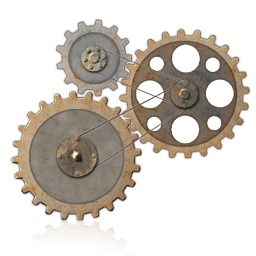
#> input picture Image.jpg, 256 x 256 px
$ python filters.py   (Python 2 division)
#> lines starting #> are read from the running program, lines starting #| are printed output that depends on the picture
import random
import cv2
import numpy as np

#loading original image
image = cv2.imread('Image.jpg')
#> image is the input picture: shape (256, 256, 3); mean B, G, R 196.9, 204.2, 209.9
cv2.imshow("Original", image)

#converting to YUV
image = cv2.cvtColor(image, cv2.COLOR_RGB2YCR_CB)
#> image: shape (256, 256, 3); mean of channels 0, 1, 2 202.6, 123.9, 132.1
src = image.copy()
# [7 lines of commented-out code are left out]
for i in range(256):
    for j in range(256):
        noise = random.gauss(0, 5)
    	if (src[i, j, 0] + noise <= 255):
    	    src[i, j, 0] += noise
    	else:
    	    src[i, j, 0] -= noise
#> src: shape (256, 256, 3); mean of channels 0, 1, 2 199.9, 123.9, 132.1
srcRGB = cv2.cvtColor(src, cv2.COLOR_YCR_CB2RGB)
cv2.imshow("with noise", srcRGB)

#Using Gaussian filter
dst1 = cv2.GaussianBlur(src, (3, 3), 3)
#> dst1: shape (256, 256, 3); mean of channels 0, 1, 2 199.9, 123.9, 132.1
dst1 = cv2.cvtColor(dst1, cv2.COLOR_YCR_CB2RGB)
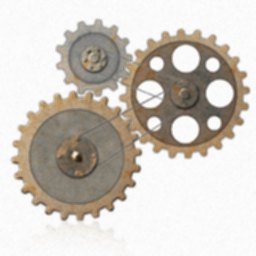
#> dst1: shape (256, 256, 3); mean B, G, R 194.2, 201.4, 207.2
cv2.imshow("Gaussian", dst1)

#Showing Gaussian difference
dst1Diff = dst1.copy()
for i in range(256):
    for j in range(256):
        for k in range(3):
            if(dst1Diff[i, j, k] < image[i, j, k]):
                dst1Diff[i, j, k] = image[i, j, k] - dst1Diff[i, j, k]
            else:
                dst1Diff[i, j, k] = dst1Diff[i, j, k] - image[i, j, k]
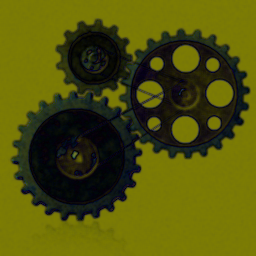
#> dst1Diff: shape (256, 256, 3); mean B, G, R 10.2, 82.7, 81.6
dst1Diff = cv2.cvtColor(dst1Diff, cv2.COLOR_YCR_CB2RGB)
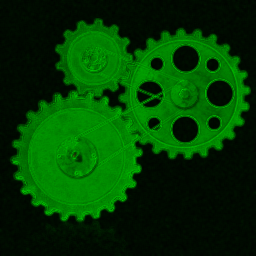
#> dst1Diff: shape (256, 256, 3); mean R, G, B 0, 58.4, 0
cv2.imshow("Gaussian difference", dst1Diff)

#Using Bilateral filter
dst2 = cv2.bilateralFilter(src, 5, 100, 100)
#> dst2: shape (256, 256, 3); mean of channels 0, 1, 2 200, 123.9, 132.1
dst2 = cv2.cvtColor(dst2, cv2.COLOR_YCR_CB2RGB)
cv2.imshow("Bilateral", dst2)

#Showing Bilateral difference
dst2Diff = dst2.copy()
for i in range(256):
    for j in range(256):
        for k in range(3):
            if(dst2Diff[i, j, k] < image[i, j, k]):
                dst2Diff[i, j, k] = image[i, j, k] - dst2Diff[i, j, k]
            else:
                dst2Diff[i, j, k] = dst2Diff[i, j, k] - image[i, j, k]
dst2Diff = cv2.cvtColor(dst2Diff, cv2.COLOR_YCR_CB2RGB)
cv2.imshow("Bilateral difference", dst2Diff)

#Using NLM filter
dst3 = cv2.fastNlMeansDenoisingColored(src)
#> dst3: shape (256, 256, 3); mean of channels 0, 1, 2 200.1, 123.8, 132.6
dst3 = cv2.cvtColor(dst3, cv2.COLOR_YCR_CB2RGB)
cv2.imshow("NLM", dst3)

#Showing NLM difference
dst3Diff = dst3.copy()
for i in range(256):
    for j in range(256):
        for k in range(3):
            if(dst3Diff[i, j, k] < image[i, j, k]):
                dst3Diff[i, j, k] = image[i, j, k] - dst3Diff[i, j, k]
            else:
                dst3Diff[i, j, k] = dst3Diff[i, j, k] - image[i, j, k]
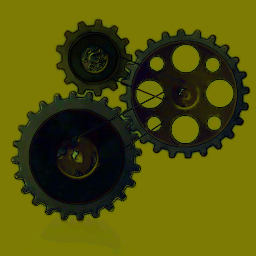
#> dst3Diff: shape (256, 256, 3); mean B, G, R 8.8, 84.1, 83.7
dst3Diff = cv2.cvtColor(dst3Diff, cv2.COLOR_YCR_CB2RGB)
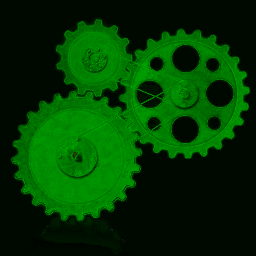
#> dst3Diff: shape (256, 256, 3); mean R, G, B 0.1, 55.6, 0
cv2.imshow("NLM difference", dst3Diff)

#waiting ESC key
while True:
    key = cv2.waitKey(1)
#> (key Esc is pressed here)
    if key == 27: break

$ run again, with box-rotated.jpg copied over Image.jpg
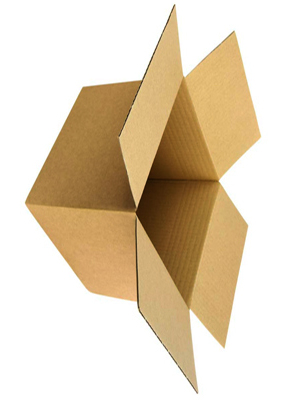
#> input picture box-rotated.jpg, 300 x 400 px
#> image is the input picture: shape (400, 300, 3); mean B, G, R 188.1, 211.3, 226.8
#> image: shape (400, 300, 3); mean of channels 0, 1, 2 206.1, 115.1, 139.7
#> after the loop `for i in range(256):`:
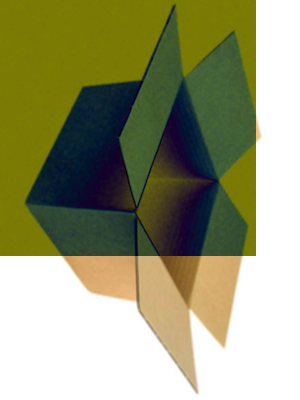
#> dst1Diff: shape (400, 300, 3); mean B, G, R 117.7, 154.2, 152.6
#> `dst1Diff = cv2.cvtColor(dst1Diff, cv2.COLOR_YCR_CB2RGB)`:
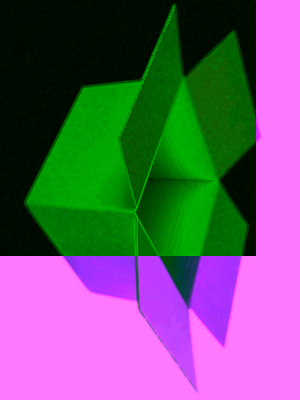
#> dst1Diff: shape (400, 300, 3); mean R, G, B 108, 90.6, 113.7

$ run again, with box.jpg copied over Image.jpg
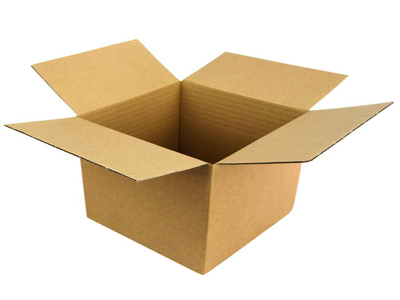
#> input picture box.jpg, 400 x 300 px
#> image is the input picture: shape (300, 400, 3); mean B, G, R 188.2, 211.3, 226.8
#> image: shape (300, 400, 3); mean of channels 0, 1, 2 206.1, 115.1, 139.7
#> after the loop `for i in range(256):`:
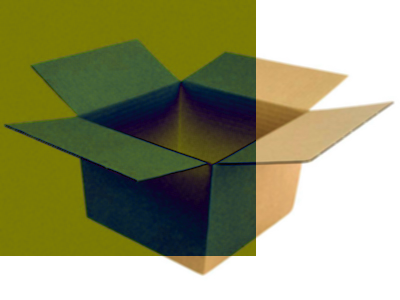
#> dst1Diff: shape (300, 400, 3); mean B, G, R 116.6, 154, 152.7
#> `dst1Diff = cv2.cvtColor(dst1Diff, cv2.COLOR_YCR_CB2RGB)`:
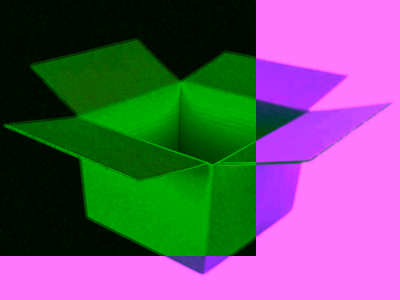
#> dst1Diff: shape (300, 400, 3); mean R, G, B 107.3, 89.6, 113.3
